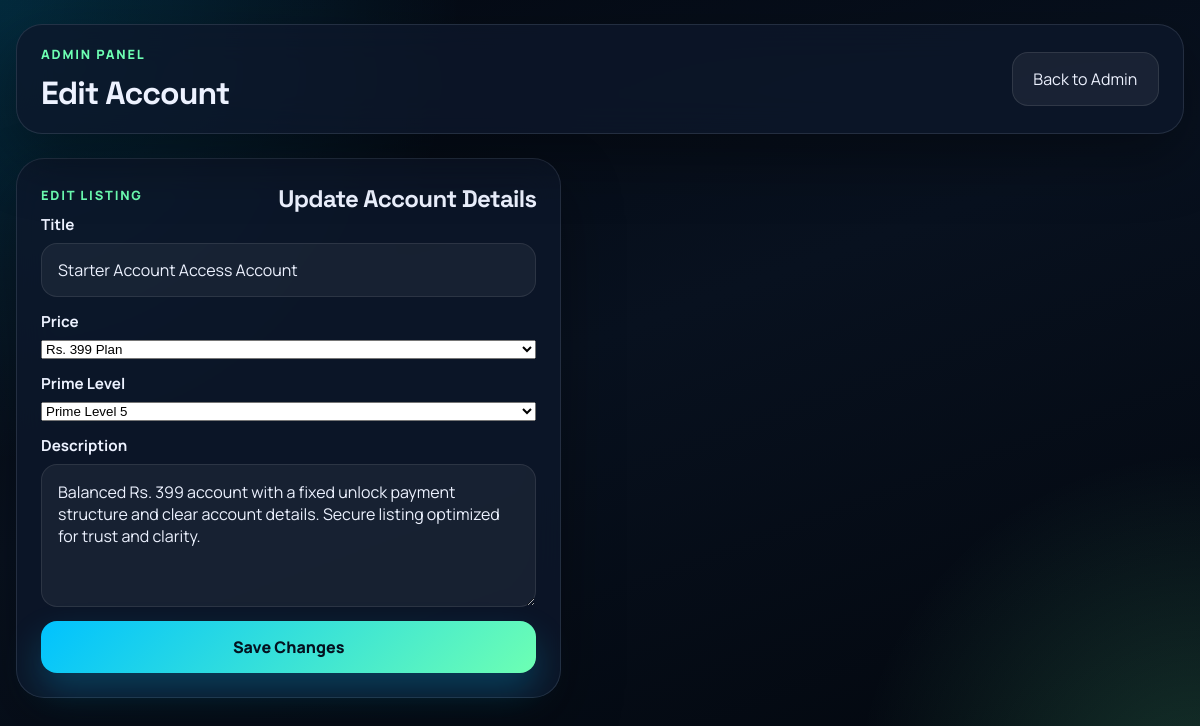
Screenshot of /edit_account/117 (signed in) with the database file from the repository.
### tables this page shows
CREATE TABLE accounts (
            id INTEGER PRIMARY KEY AUTOINCREMENT,
            title TEXT,
            price TEXT,
            level TEXT,
            image TEXT,
            description TEXT
        , images TEXT, level1_price TEXT, level2_price TEXT, level3_price TEXT, features TEXT DEFAULT '', created_at TIMESTAMP, original_price REAL NOT NULL DEFAULT 0, recovery_email TEXT NOT NULL DEFAULT '', prime_level INTEGER NOT NULL DEFAULT 5);

### app.py (the view, shortened to what this page needs)
@app.route("/edit_account/<int:account_id>", methods=["GET", "POST"])
@admin_required
def edit_account(account_id):
    conn = get_db()
    cursor = conn.cursor()
    cursor.execute("SELECT * FROM accounts WHERE id = ?", (account_id,))
    account = cursor.fetchone()
    if not account:
        conn.close()
        return redirect(url_for("admin"))
    conn.close()
    return render_template("edit_account.html", account=account)

### app.py (called while the page is built)
def get_db():
    conn = sqlite3.connect(DATABASE, timeout=30)
    conn.row_factory = sqlite3.Row
    conn.execute("PRAGMA foreign_keys = ON")
    conn.execute("PRAGMA journal_mode = WAL")
    return conn

def admin_required(view):
    @wraps(view)
    def wrapped_view(*args, **kwargs):
        if not session.get("admin"):
            return redirect(url_for("admin_login"))
        return view(*args, **kwargs)
    return wrapped_view

def build_payment_upi_link(amount):
    payment_upi_id = app.config["PAYMENT_UPI_ID"]
    payment_upi_name = app.config["PAYMENT_UPI_NAME"]
    return f"upi://pay?pa={payment_upi_id}&pn={quote(payment_upi_name)}&am={int(amount)}&cu=INR"

def build_payment_qr_url(amount):
    return f"https://api.qrserver.com/v1/create-qr-code/?size=320x320&data={quote(build_payment_upi_link(amount), safe='')}"

def current_user():
    if not session.get("user_id"):
        return None
    conn = get_db()
    cursor = conn.cursor()
    cursor.execute(
        "SELECT id, name, email, is_admin FROM users WHERE id = ?",
        (session["user_id"],),
    )
    user = cursor.fetchone()
    conn.close()
    return user

@app.context_processor
def inject_globals():
    payment_upi_id = app.config["PAYMENT_UPI_ID"]
    payment_upi_name = app.config["PAYMENT_UPI_NAME"]
    payment_upi_link = build_payment_upi_link(399)
    payment_qr_url = build_payment_qr_url(399)
    asset_version = int(Path(__file__).stat().st_mtime)
    return {
        "current_user": current_user(),
        "payment_upi_id": payment_upi_id,
        "payment_upi_name": payment_upi_name,
        "payment_upi_link": payment_upi_link,
        "payment_qr_url": payment_qr_url,
        "asset_version": asset_version,
    }

### templates/edit_account.html (shortened to what this page needs)
{% extends "base.html" %}
{% block body_class %}admin-page{% endblock %}
{% block content %}
<div class="page-shell admin-shell">
    <header class="topbar glass-panel">
        <div>
            <p class="eyebrow">Admin Panel</p>
            <h1>Edit Account</h1>
        </div>
        <div class="topbar-actions">
            <a class="ghost-btn" href="{{ url_for('admin') }}">Back to Admin</a>
        </div>
    </header>
    <section class="admin-grid">
        <section class="admin-form-card glass-panel">
            <div class="section-heading">
                <p class="eyebrow">Edit Listing</p>
                <h2>Update Account Details</h2>
            </div>
            <form class="admin-form" action="{{ url_for('edit_account', account_id=account['id']) }}" method="post">
                <label>
                    <span>Title</span>
                    <input type="text" name="title" value="{{ account['title'] }}" required>
                </label>
                <label>
                    <span>Price</span>
                    <select name="price" required>
                        <option value="399" {% if account["price"]|int == 399 %}selected{% endif %}>Rs. 399 Plan</option>
                    </select>
                </label>
                <label>
                    <span>Prime Level</span>
                    <select name="prime_level" required>
                        <option value="5" {% if (account["prime_level"] or 5)|int == 5 %}selected{% endif %}>Prime Level 5</option>
                    </select>
                </label>
                <label>
                    <span>Description</span>
                    <textarea name="description" rows="5" placeholder="Describe the account inventory, level, and highlights.">{{ account["description"] }}</textarea>
                </label>
                <button type="submit" class="primary-btn">Save Changes</button>
            </form>
        </section>
    </section>
</div>
{% endblock %}

### static/app.css (style rules this page uses)
:root { --bg: #07111f; --bg-soft: #0f1c31; --panel: rgba(14, 24, 43, 0.78); --panel-strong: rgba(12, 19, 33, 0.92); --line: rgba(148, 163, 184, 0.18); --text: #edf2ff; --muted: #9cadc9; --accent: #00c2ff; --accent-2: #6dffb3; --danger: #ff5d7a; --shadow: 0 24px 60px rgba(0, 0, 0, 0.35); --radius: 24px; }
* { box-sizing: border-box; }
html { scroll-behavior: smooth; }
body { margin: 0; min-height: 100vh; background: radial-gradient(circle at top left, rgba(0, 194, 255, 0.18), transparent 32%), radial-gradient(circle at bottom right, rgba(109, 255, 179, 0.18), transparent 24%), linear-gradient(160deg, #040912 0%, #08111f 45%, #02060c 100%); color: var(--text); font-family: "Manrope", sans-serif; }
a { color: inherit; text-decoration: none; }
button, input, textarea { font: inherit; }
button { cursor: pointer; }
.glass-panel { background: var(--panel); border: 1px solid var(--line); box-shadow: var(--shadow); backdrop-filter: blur(18px); }
.eyebrow { margin: 0 0 10px; color: var(--accent-2); font-size: 0.8rem; font-weight: 800; letter-spacing: 0.14em; text-transform: uppercase; }
.primary-btn, .ghost-btn, .danger-btn, .small-btn { border: 0; border-radius: 16px; padding: 0.95rem 1.3rem; transition: transform 0.25s ease, box-shadow 0.25s ease, background 0.25s ease; }
.primary-btn { color: #04111f; font-weight: 800; background: linear-gradient(135deg, var(--accent), var(--accent-2)); box-shadow: 0 18px 36px rgba(0, 194, 255, 0.24); }
.ghost-btn { color: var(--text); background: rgba(255, 255, 255, 0.06); border: 1px solid rgba(255, 255, 255, 0.1); }
.page-shell { width: min(1240px, calc(100% - 32px)); margin: 0 auto; padding: 24px 0 48px; }
.topbar { border-radius: 26px; padding: 20px 24px; display: flex; align-items: center; justify-content: space-between; gap: 18px; position: sticky; top: 12px; z-index: 5; }
.topbar h1, .hero-banner h2, .auth-card h2, .auth-hero h1, .section-heading h2 { margin: 0; font-family: "Space Grotesk", sans-serif; letter-spacing: -0.03em; }
.topbar-search input, .auth-form input, .auth-form textarea, .admin-form input, .admin-form textarea, .payment-form input { width: 100%; border-radius: 16px; border: 1px solid rgba(255, 255, 255, 0.09); background: rgba(255, 255, 255, 0.05); color: var(--text); padding: 0.95rem 1rem; outline: none; }
.topbar-actions { display: flex; align-items: center; gap: 12px; }
.auth-header, .section-heading { display: flex; align-items: end; justify-content: space-between; gap: 16px; }
.auth-form, .admin-form { display: grid; gap: 16px; }
.auth-form label, .admin-form label { display: grid; gap: 8px; }
.auth-form span, .admin-form span, .payment-meta strong { font-size: 0.95rem; font-weight: 700; }
.admin-shell { padding-bottom: 64px; }
.admin-grid { margin-top: 24px; display: grid; grid-template-columns: 0.95fr 1.05fr; gap: 20px; }
.admin-form-card, .admin-list-card, .payments-table, .product-layout, .modal-card { border-radius: 28px; padding: 24px; }
.admin-form { display: grid; gap: 14px; }
.admin-form label { display: grid; gap: 8px; }

### rows the page displays
accounts: title "Starter Account Access Account", price "Rs. 399 Plan", prime_level "Prime Level 5", description "Balanced Rs. 399 account with a fixed unlock payment structure and clear account details. Secure listing optimized for trust and clarity."
